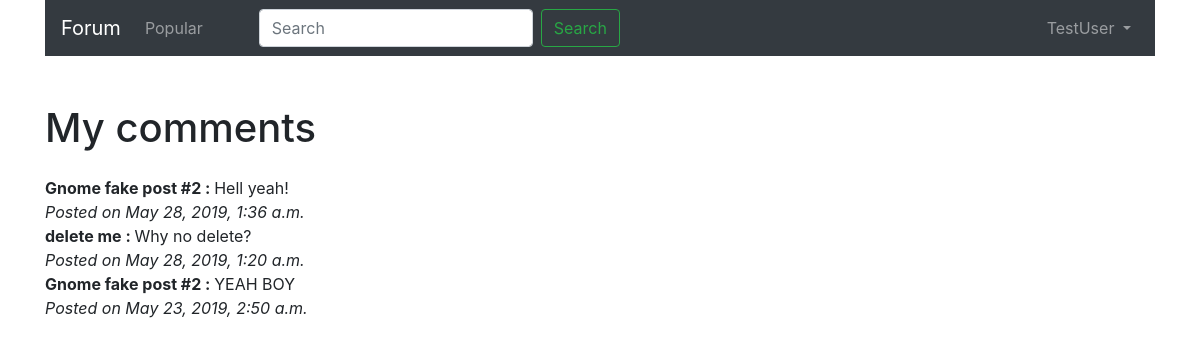
Page /profile/mycomments/ (signed in) on the committed database.
### blog/models.py (models this page shows, shortened)
class Comment(models.Model):
    topic = models.ForeignKey(Post, on_delete=models.PROTECT)
    author = models.ForeignKey(User, on_delete=models.SET_NULL, null=True, blank=True)
    body = models.TextField()
    creation_date = models.DateTimeField(default=datetime.now)
    reply_to = models.ForeignKey('blog.Comment',null=True,blank=True,on_delete=models.CASCADE)

class Post(models.Model):
    post_author = models.ForeignKey(User, on_delete=models.SET_NULL, null=True, blank=True)
    post_title = models.CharField(max_length=100)
    post_text = models.CharField(max_length=500)
    post_date = models.DateTimeField(default=datetime.now)
    is_hidden = models.BooleanField(default=False)
    visit_count = models.PositiveIntegerField(default=0)
    likes = models.ManyToManyField(User, blank=True, related_name='post_likes')
    class Meta:
        permissions = (('can_edit_content', 'Can edit content'),)
    def __str__(self):
        return '{}'.format(self.post_title)

### blog/views.py (the view)
# urls.py: path('profile/mycomments/', views.MyCommentView.as_view(), name='mycomments'),
class MyCommentView(LoginRequiredMixin, generic.ListView):
    model = Comment
    template_name = 'my_comments.html'
    context_object_name = 'comments_list'
    def get_queryset(self):
        return (Comment.objects.filter(
            author=self.request.user
        ).order_by('-creation_date'))

### blog/templates/my_comments.html (shortened to what this page needs)
{% extends "base.html" %}
{% block content %}
<div class="container mt-5">
    <h1 class="mb-4">My comments</h1>
    {% for comment in comments_list %}
    <b>{{ comment.topic }} : </b>
            {{comment.body}}
        <br>
    <i>Posted on {{comment.creation_date}}</i>
    <br>
    {% endfor %}
</div>
{% endblock %}

### blog/templates/base.html (shortened to what this page needs)
<!doctype html>
<html lang="en">
<head>
    {% load static %}
    <link rel="stylesheet" href="{% static 'css/bootstrap.min.css' %}">
    <link rel="stylesheet" href="{% static 'css/styles.css' %}">
</head>
<body>
<div class="container">
    <nav class="navbar navbar-expand-lg navbar-dark bg-dark">
        <a class="navbar-brand" href="{% url 'index' %}">Forum</a>
        <div class="collapse navbar-collapse" id="navbarNav">
            <ul class="navbar-nav">
                <li class="nav-item ">
                    <a class="nav-link" href="{% url 'popular' %}">Popular </a>
                </li>
            </ul>
            <form class="form-inline ml-5 my-2 my-lg-0" action="{% url 'search' %}" method="GET">
                <input class="form-control mr-sm-2" type="search" placeholder="Search" aria-label="Search" name="title">
                <button class="btn btn-outline-success my-2 my-sm-0" type="submit">Search</button>
            </form>
            <ul class="navbar-nav ml-auto">
                {% if user.is_authenticated %}
                <li class="nav-item dropdown">
                    <a class="nav-link dropdown-toggle" href="#" id="navbarDropdownMenuLink" data-toggle="dropdown"
                       aria-haspopup="true" aria-expanded="false">
                        {{ user.get_username }}
                    </a>
                </li>
                {% else %}
                <li class="nav-item">
                    <a class="nav-link" href="{% url 'login'%}?next={{request.path}}">Login</a>
                </li>
                {% endif %}
            </ul>
        </div>
    </nav>
</div>
{% block content %}
{% endblock %}
</body>
</html>

### rows in the picture
Comment: topic "Gnome fake post #2", body "Hell yeah!", creation_date "May 28, 2019, 1:36 a.m."
Comment: topic "delete me", body "Why no delete?", creation_date "May 28, 2019, 1:20 a.m."
Comment: topic "Gnome fake post #2", body "YEAH BOY", creation_date "May 23, 2019, 2:50 a.m."

### other values in the picture
{{ user.get_username }} "TestUser"
